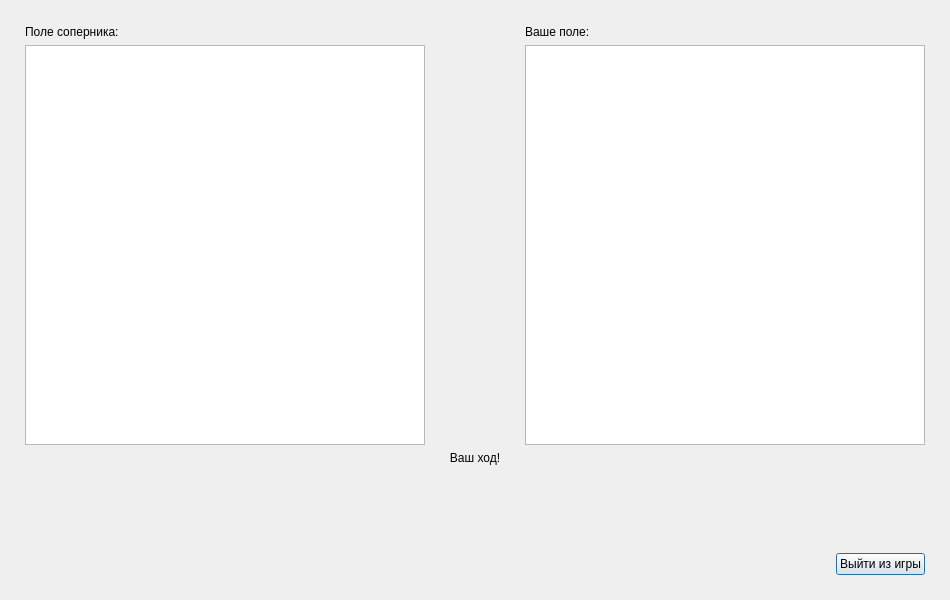
<?xml version="1.0" encoding="UTF-8"?>
<ui version="4.0">
 <class>GameWindow</class>
 <widget class="QDialog" name="GameWindow">
  <property name="geometry">
   <rect>
    <x>0</x>
    <y>0</y>
    <width>950</width>
    <height>600</height>
   </rect>
  </property>
  <property name="windowTitle">
   <string>MainWindow</string>
  </property>
  <property name="windowIcon">
   <iconset resource="../../resources.qrc">
    <normaloff>:/src/assets/icon.png</normaloff>:/src/assets/icon.png</iconset>
  </property>
  <widget class="QWidget" name="centralwidget" native="true">
   <property name="geometry">
    <rect>
     <x>0</x>
     <y>0</y>
     <width>950</width>
     <height>600</height>
    </rect>
   </property>
   <widget class="QWidget" name="verticalLayoutWidget">
    <property name="geometry">
     <rect>
      <x>25</x>
      <y>25</y>
      <width>900</width>
      <height>550</height>
     </rect>
    </property>
    <layout class="QVBoxLayout" name="verticalLayout">
     <item>
      <layout class="QHBoxLayout" name="horizontalLayout">
       <item>
        <layout class="QVBoxLayout" name="verticalLayout_2">
         <item>
          <widget class="QLabel" name="label_2">
           <property name="styleSheet">
            <string notr="true">font: 700 14pt &quot;Segoe UI&quot;; color: rgb(0, 0, 0);</string>
           </property>
           <property name="text">
            <string>Поле соперника:</string>
           </property>
          </widget>
         </item>
         <item>
          <widget class="QGraphicsView" name="enemyfield">
           <property name="sizePolicy">
            <sizepolicy hsizetype="Fixed" vsizetype="Fixed">
             <horstretch>0</horstretch>
             <verstretch>0</verstretch>
            </sizepolicy>
           </property>
           <property name="minimumSize">
            <size>
             <width>400</width>
             <height>400</height>
            </size>
           </property>
           <property name="maximumSize">
            <size>
             <width>400</width>
             <height>400</height>
            </size>
           </property>
           <property name="verticalScrollBarPolicy">
            <enum>Qt::ScrollBarAlwaysOff</enum>
           </property>
           <property name="horizontalScrollBarPolicy">
            <enum>Qt::ScrollBarAlwaysOff</enum>
           </property>
          </widget>
         </item>
        </layout>
       </item>
       <item>
        <spacer name="horizontalSpacer">
         <property name="orientation">
          <enum>Qt::Horizontal</enum>
         </property>
         <property name="sizeHint" stdset="0">
          <size>
           <width>40</width>
           <height>20</height>
          </size>
         </property>
        </spacer>
       </item>
       <item>
        <layout class="QVBoxLayout" name="verticalLayout_3">
         <item>
          <widget class="QLabel" name="label_3">
           <property name="styleSheet">
            <string notr="true">font: 700 14pt &quot;Segoe UI&quot;; color: rgb(0, 0, 0);</string>
           </property>
           <property name="text">
            <string>Ваше поле:</string>
           </property>
          </widget>
         </item>
         <item>
          <widget class="QGraphicsView" name="yourfield">
           <property name="sizePolicy">
            <sizepolicy hsizetype="Preferred" vsizetype="Preferred">
             <horstretch>0</horstretch>
             <verstretch>0</verstretch>
            </sizepolicy>
           </property>
           <property name="minimumSize">
            <size>
             <width>400</width>
             <height>400</height>
            </size>
           </property>
           <property name="maximumSize">
            <size>
             <width>400</width>
             <height>400</height>
            </size>
           </property>
           <property name="verticalScrollBarPolicy">
            <enum>Qt::ScrollBarAlwaysOff</enum>
           </property>
           <property name="horizontalScrollBarPolicy">
            <enum>Qt::ScrollBarAlwaysOff</enum>
           </property>
          </widget>
         </item>
        </layout>
       </item>
      </layout>
     </item>
     <item>
      <widget class="QLabel" name="whose_turn">
       <property name="styleSheet">
        <string notr="true">font: 700 16pt &quot;Segoe UI&quot;; color: rgb(0, 0, 0);</string>
       </property>
       <property name="text">
        <string>Ваш ход!</string>
       </property>
       <property name="alignment">
        <set>Qt::AlignCenter</set>
       </property>
      </widget>
     </item>
     <item>
      <spacer name="verticalSpacer">
       <property name="orientation">
        <enum>Qt::Vertical</enum>
       </property>
       <property name="sizeHint" stdset="0">
        <size>
         <width>20</width>
         <height>40</height>
        </size>
       </property>
      </spacer>
     </item>
     <item>
      <layout class="QHBoxLayout" name="horizontalLayout_2">
       <item>
        <spacer name="horizontalSpacer_2">
         <property name="orientation">
          <enum>Qt::Horizontal</enum>
         </property>
         <property name="sizeHint" stdset="0">
          <size>
           <width>40</width>
           <height>20</height>
          </size>
         </property>
        </spacer>
       </item>
       <item>
        <widget class="QPushButton" name="surrender">
         <property name="sizePolicy">
          <sizepolicy hsizetype="Maximum" vsizetype="Fixed">
           <horstretch>0</horstretch>
           <verstretch>0</verstretch>
          </sizepolicy>
         </property>
         <property name="text">
          <string>Выйти из игры</string>
         </property>
        </widget>
       </item>
      </layout>
     </item>
    </layout>
   </widget>
  </widget>
 </widget>
 <resources>
  <include location="../../resources.qrc"/>
 </resources>
 <connections/>
</ui>
